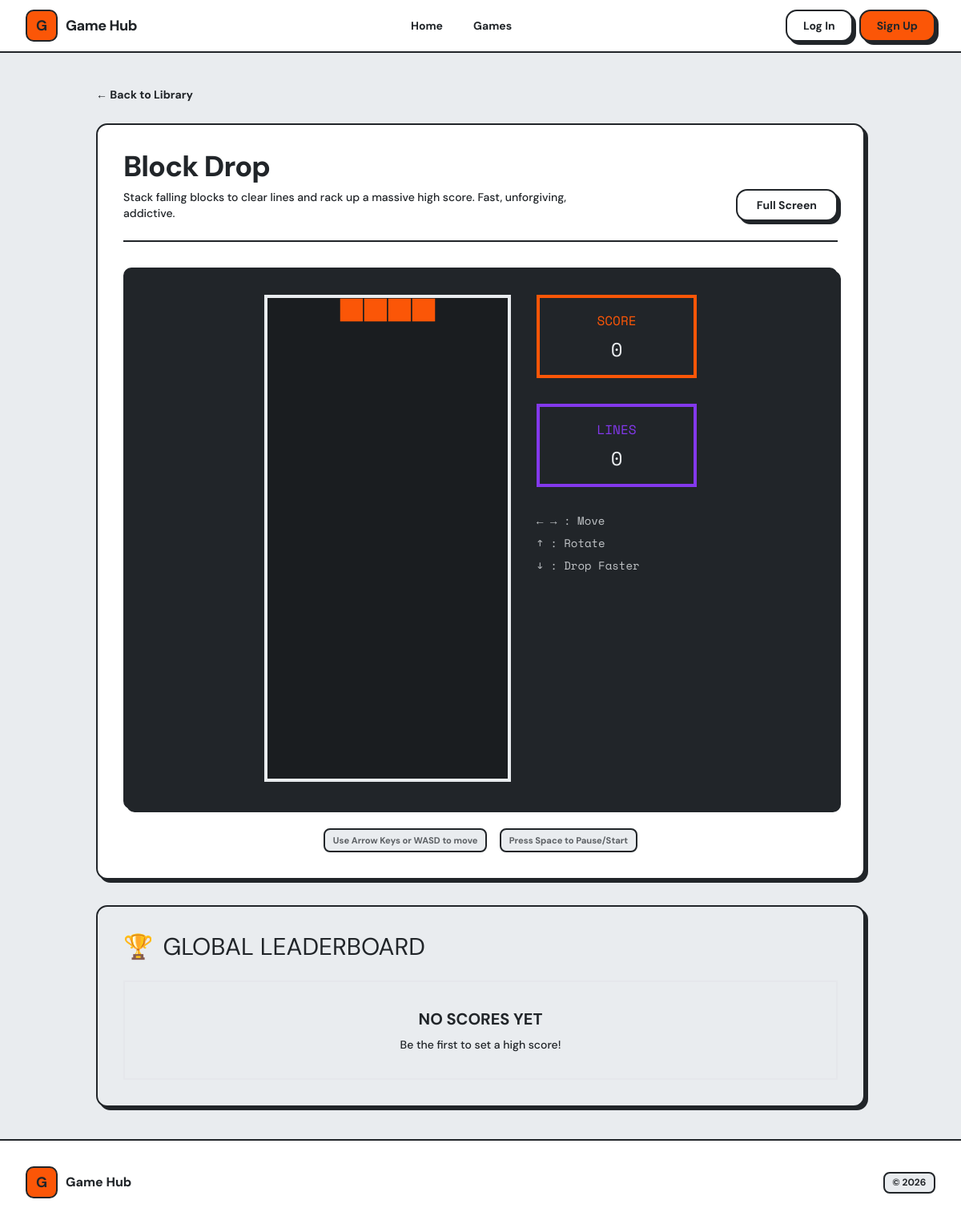
Page /games/tetris/ on the committed database.
### games/models.py (models this page shows, shortened)
class Game(models.Model):
    title = models.CharField(max_length=200)
    slug = models.SlugField(unique=True)
    description = models.TextField()
    cover_image_url = models.URLField(blank=True, null=True)
    template_name = models.CharField(max_length=100)

### games/views.py (the view)
# urls.py: path('<slug:slug>/', views.play_game, name='play_game'),
def play_game(request, slug):
    game = get_object_or_404(Game, slug=slug)
    top_scores = game.scores.all()[:10]
    return render(request, 'games/play.html', {'game': game, 'top_scores': top_scores})

### games/templates/games/play.html (shortened to what this page needs)
{% extends "base.html" %}
{% block content %}
<div class="max-w-5xl mx-auto px-5 md:px-8 py-10">
    <div class="mb-6">
        <a href="{% url 'games_list' %}" class="inline-flex items-center text-sm font-bold hover:underline decoration-2 underline-offset-4">
            &larr; Back to Library
        </a>
    </div>
    <div class="card-neo bg-card p-6 md:p-8 mb-8">
        <div class="flex flex-col md:flex-row md:items-end justify-between gap-6 mb-8 border-b-neo border-ink pb-6">
            <div>
                <h1 class="text-4xl font-extrabold tracking-tight mb-2">{{ game.title }}</h1>
                <p class="text-sm font-medium max-w-xl">{{ game.description }}</p>
            </div>
            <div class="flex items-center gap-3">
                <button id="fullscreen-btn" class="btn-neo btn-neo-white text-sm py-2">Full Screen</button>
            </div>
        </div>
        <div class="bg-ink rounded-neo-sm overflow-hidden border-neo border-ink shadow-neo" id="game-container">
            {% include game.template_name %}
        </div>
        <div class="mt-6 flex flex-wrap gap-4 text-sm font-bold text-ink/70 justify-center">
            <span class="badge-neo bg-cream">Use Arrow Keys or WASD to move</span>
            <span class="badge-neo bg-cream">Press Space to Pause/Start</span>
        </div>
    </div>
    <div class="card-neo bg-cream p-6 md:p-8">
        <h2 class="text-3xl font-black mb-6 text-ink flex items-center gap-3">
            <span class="text-orange-500">🏆</span> GLOBAL LEADERBOARD
        </h2>
        {% if top_scores %}
            <div class="overflow-x-auto border-neo border-ink">
                <table class="w-full text-left font-bold border-collapse">
                    <thead class="bg-ink text-cream">
                        <tr>
                            <th class="p-4 border-b-neo border-ink w-16">RANK</th>
                            <th class="p-4 border-b-neo border-ink border-l-neo border-r-neo text-center">INITIALS</th>
                            <th class="p-4 border-b-neo border-ink text-right">SCORE</th>
                        </tr>
                    </thead>
                    <tbody>
                        {% for s in top_scores %}
                        <tr class="border-b-neo border-ink hover:bg-yellow-400 transition-colors">
                            <td class="p-4 text-ink/60">#{{ forloop.counter }}</td>
                            <td class="p-4 text-2xl tracking-[0.2em] text-center border-l-neo border-r-neo border-ink">{{ s.player_initials }}</td>
                            <td class="p-4 text-2xl text-orange-600 text-right">{{ s.score }}</td>
                        </tr>
                        {% endfor %}
                    </tbody>
                </table>
            </div>
        {% else %}
            <div class="p-8 text-center border-neo border-dashed border-ink/40 bg-ink/5">
                <p class="text-xl font-bold text-ink/60 mb-2">NO SCORES YET</p>
                <p class="text-sm font-medium text-ink/50">Be the first to set a high score!</p>
            </div>
        {% endif %}
    </div>
</div>
{% endblock %}

### theme/templates/base.html (style rules this page uses)
body { font-family: 'DM Sans', system-ui, sans-serif; }

### rows in the picture
Game: title "Block Drop", description "Stack falling blocks to clear lines and rack up a massive high score. Fast, unforgiving, addictive."
